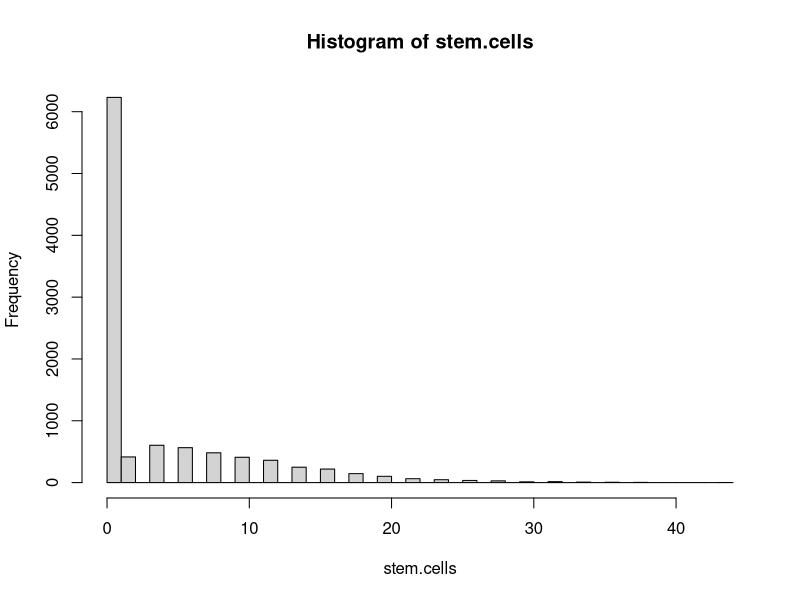

The R script that drew this image:
#R Program to Monte Carlo stem cell proliferation model
stem.cells <- c(0)
n.trials <- 10000
n.gens <- 7
p.div <- 0.6
for (i.trial in 1:n.trials) {   # Loop over Monte Carlo Trials  
  n.stem.curr <- 1
  n.stem.next <- 0
  for (i.gen in 1:n.gens) {     # Loop over generations
    for (i.cell in 1:n.stem.curr) {
      if (p.div > runif(1)) {
        n.stem.next <- n.stem.next+2
      }
    } 
    n.stem.curr <- n.stem.next
    n.stem.next <- 0
    if (n.stem.curr==0) {
      break
    }
  }
  stem.cells[i.trial] <- n.stem.curr
}
hist(stem.cells, breaks=50)
output<-sprintf("Mean # cells at %3d gens=%7.2f\n",n.gens, mean(stem.cells))
cat(output)

